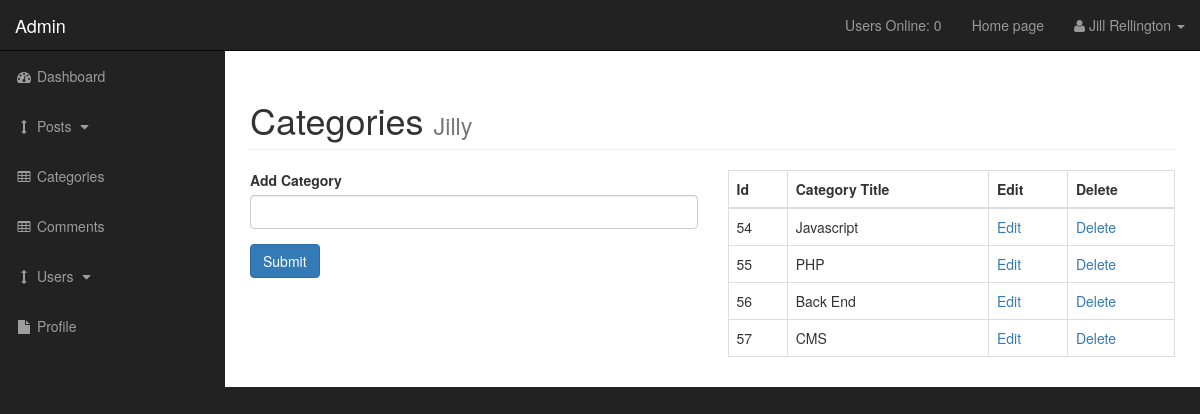
Page /admin/categories.php (signed in) on the committed database.
### tables this page shows
CREATE TABLE `categories` (
  `cat_id` int(3) NOT NULL,
  `cat_title` varchar(255) NOT NULL
);

### admin/includes/functions.php (the view, shortened to what this page needs)
<?php
  function find_all_categories() {
    global $connection;
    $query = "SELECT * FROM categories";
    $result = mysqli_query($connection, $query);
    while ($row = mysqli_fetch_assoc($result)) {
      $cat_id = $row['cat_id'];
      $cat_title = $row['cat_title'];
      echo "
        <tr>
          <td>{$cat_id}</td>
          <td>{$cat_title}</td>
          <td><a href='categories.php?edit={$cat_id}'>Edit</a></td>
          <td><a href='categories.php?delete={$cat_id}'>Delete</a></td>
        </tr>";
    }
  }
?>

### admin/css/sb-admin.css (style rules this page uses)
body { margin-top: 100px; background-color: #222; }
@media (min-width:768px) { body { margin-top: 50px; } }

### rows in the picture
categories: cat_id "54", cat_title "Javascript"
categories: cat_id "55", cat_title "PHP"
categories: cat_id "56", cat_title "Back End"
categories: cat_id "57", cat_title "CMS"

### other values in the picture
$users_count "0"
$user_firstname "Jill"
$user_lastname "Rellington"
$_SESSION['username'] "Jilly"
